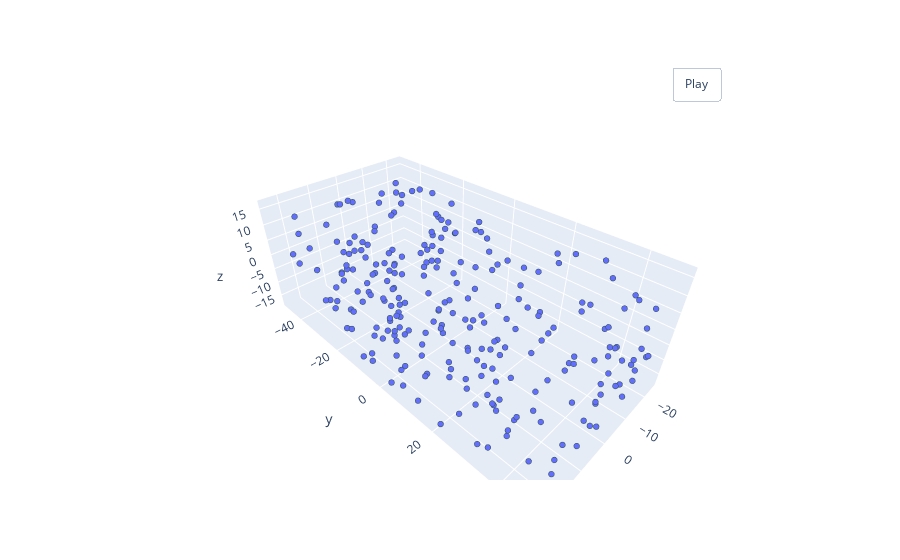

The cell this chart's notebook holds for it:
### Code cell
pcshow(*x_train[0].T)

### Figure 1 — Plotly figure (JSON) as saved in the notebook; plotly's stock layout.template omitted (floating-point values rounded to 4 significant figures; data arrays with more than 128 entries replaced by an {"elided": "..."} marker saying what was removed)
{"data": [{"marker": {"line": {"color": "DarkSlateGrey", "width": 2}, "size": 2}, "mode": "markers", "type": "scatter3d", "x": {"elided": "256 float values"}, "y": {"elided": "256 float values"}, "z": {"elided": "256 float values"}}], "layout": {"updatemenus": [{"buttons": [{"args": [null, {"frame": {"duration": 50, "redraw": true}, "fromcurrent": true, "mode": "immediate", "transition": {"duration": 0}}], "label": "Play", "method": "animate"}], "pad": {"r": 10, "t": 45}, "showactive": false, "type": "buttons", "x": 0.8, "xanchor": "left", "y": 1, "yanchor": "bottom"}]}}
